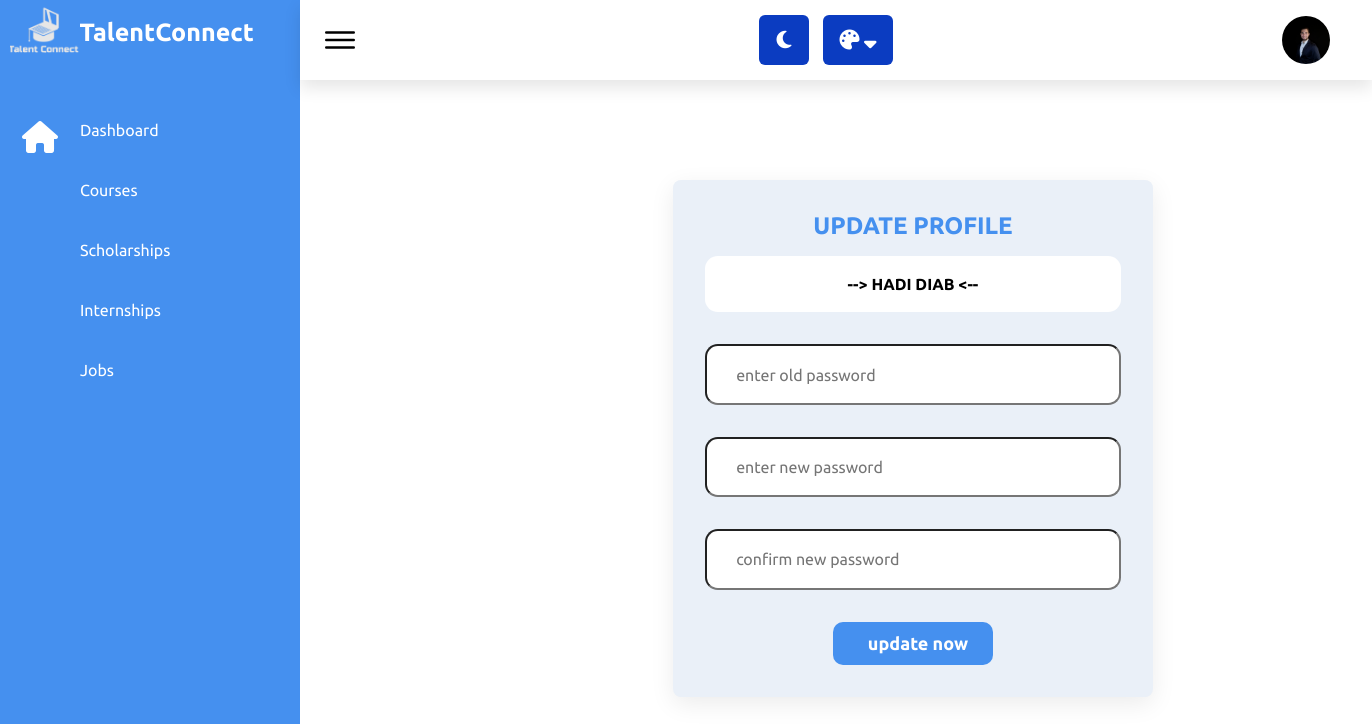
The page /individual/changePassword.php (signed in) on the database its author committed.
### tables this page shows
CREATE TABLE `individuals` (
  `individual_ID` int(11) NOT NULL,
  `individual_Name` varchar(50) NOT NULL,
  `individual_Password` varchar(50) NOT NULL,
  `individual_Email` varchar(50) NOT NULL,
  `individual_PhoneNumber` int(50) NOT NULL,
  `individual_Major` varchar(50) NOT NULL,
  `Is_Graduated` tinyint(1) NOT NULL,
  `individual_Country` varchar(50) NOT NULL,
  `individual_photo` text NOT NULL,
  `individual_Status` varchar(10) NOT NULL,
  `individual_JoinDate` date NOT NULL DEFAULT current_timestamp(),
  `individual_Linkedin` varchar(255) NOT NULL,
  `individual_About` text NOT NULL
);

### individual/changePassword.php (the view, shortened to what this page needs)
<?php
require_once "structural_IndividualPage.php";
?>
         <?php
            $select_profile = mysqli_query($conn, "SELECT * FROM `individuals` WHERE individual_ID = '$individual_ID'");
            $fetch_profile = mysqli_fetch_assoc($select_profile)
         ?>
            <div class="details">
                <section class="form-container" style="margin-top: 5rem;">
                <form action="" method="post">
                    <h3>update profile</h3>
                    <h3 style="color:black ;" name="name" class="box">--> <?= $fetch_profile['individual_Name']; ?> <--</h2>
                    <input type="password" required style="color:black ;" name="old_pass" placeholder="enter old password" maxlength="20"  class="box" oninput="this.value = this.value.replace(/\s/g, '')">
                    <input type="password" required style="color:black ;" name="new_pass" placeholder="enter new password" maxlength="20"  class="box" oninput="this.value = this.value.replace(/\s/g, '')">
                    <input type="password" required style="color:black ;" name="confirm_pass" placeholder="confirm new password" maxlength="20"  class="box" oninput="this.value = this.value.replace(/\s/g, '')">
                    <div class="button">
                        <input type="submit" value="update now"  name="submit">
                    </div>
                </form>
                </section>
            </div>
        </div>
    </div>
    <link rel="stylesheet" href="assets/css/add-admin.css">
</body>
</html>

### individual/structural_IndividualPage.php (shortened to what this page needs)
<?php
include "../connection.php";
if(!isset($_SESSION['individual_ID'])){
    header('location:../userRegistration.php');
    exit();
}
else{
    $individual_ID = $_SESSION['individual_ID'];
    }
?>
<!DOCTYPE html>
<html lang="en">
    <head>
        <link rel="stylesheet" href="assets/css/style.css">
        <link rel="stylesheet" href="assets/css/empty.css">
        <link rel="stylesheet" href="assets/css/profile.css">
        <link rel="stylesheet" href="assets/css/dark.css">
        <link rel="stylesheet" href="assets/css/alert.css">
        <link rel="stylesheet" href="assets/css/customers.css">
        <link rel="stylesheet" href="assets/css/navbar.css">
        <link rel="stylesheet" href="assets/css/commonStyle.css">
        <link rel="stylesheet" href="https://site-assets.fontawesome.com/releases/v6.4.0/css/all.css">
    </head>
<link rel="stylesheet" href="../css/scrolbtn.css">
    <body>
        <div class="container">
            <div class="navigation">
                <ul>
                    <li>
                        <a href="home.html" >
                            <span class="title" style="font-weight:600 ; font-size:25px; display: flex;     padding-top: 2px;     margin-left: -13px;">
                                <img src="assets/imgs/talentConnectLOGO.png" style="height: 100%; filter: invert(0.9);" alt="">
                                TalentConnect
                            </span>
                        </a>
                    </li>
                    <li>
                        <a href="home.php" id="Dashboard-LeftBar">
                            <span class="icon">
                                <i class="fa-solid fa-house fa-2xl"></i>
                            </span>
                            <span class="title">Dashboard</span>
                        </a>
                    </li>
                    <li>
                        <a href="courses.php" id="Courses-LeftBar">
                            <span class="icon">
                            </span>
                            <span class="title">Courses</span>
                        </a>
                    </li>
                    <li>
                        <a href="scholarships.php" id="Scholarship-LeftBar">
                            <span class="icon">
                            </span>
                            <span class="title">Scholarships</span>
                        </a>
                    </li>
                    <li>
                        <a href="delivery.php" id="InternshipManagement-LeftBar">
                            <span class="icon">
                            </span>
                            <span class="title">Internships</span>
                        </a>
                    </li>
                    <li>
                        <a href="jobs.php" id="Job-LeftBar">
                            <span class="icon">
                            </span>
                            <span class="title">Jobs</span>
                        </a>
                    </li>
                </ul>
            </div>
            <div class="main">
                <div class="topbar" style="box-shadow:0 .5rem 1rem rgba(0,0,0,.1); height:5rem;">
                    <div class="toggle">
                        <ion-icon name="menu-outline"></ion-icon>
                    </div>
                    <div class="appearance">
                        <div class="light-dark">
                            <i class="btn fas fa-moon" data-color="#e4e6eb #e4e6eb #24292D #24292D #242526"></i>
                        </div>
                        <div class="color-icon">
                            <div class="icons">
                                <i class="fas fa-palette"></i>
                                <i class="fas fa-sort-down arrow"></i>
                            </div>
                        </div>
                    </div>
                    <?php
                                $select_profile = mysqli_query($conn, "SELECT individual_Name, individual_photo FROM `individuals` WHERE  individual_ID = '$individual_ID'");
                                $fetch_profile = mysqli_fetch_assoc($select_profile);
                            ?>
                    <div class="user" style="border-radius:50%; margin-right:2rem; width:3rem; height:3rem; ">
                    <?php
                        if(empty($fetch_profile['individual_photo'])){
                            ?>
                            <ion-icon name="person-outline" id="user-btn" style=" margin:.5rem; font-size:40px; font-weight:500;margin-left:.3rem;margin-right:5rem;  border-radius:50%;"></ion-icon>
                    <?php
                        }else{
                            ?>
                            <img id="user-btn" src="../images/individuals_images/<?= $fetch_profile['individual_photo']; ?>" alt="<?= $fetch_profile['individual_Name']; ?>" srcset="">
                    <?php
                        }
                    ?>
                    </div>
                </div>

### individual/assets/css/style.css (style rules this page uses)
* { font-family: "Ubuntu", sans-serif; margin: 0; padding: 0; box-sizing: border-box; text-decoration: none; }
:root { --white: #fff; --black: #24292d; --nav-main: #4590ef; --switchers-main: #303d61; --gray: #f5f5f5; --black2: #999; }
body { min-height: 100vh; overflow-x: hidden; }
.container { position: relative; width: 100%; }
.navigation { position: fixed; width: 300px; height: 100%; background: var(--nav-main); border-left: 10px solid var(--nav-main); transition: 0.5s; overflow: hidden; }
.navigation ul { position: absolute; top: 0; left: 0; width: 100%; }
.navigation ul li { position: relative; width: 100%; list-style: none; border-top-left-radius: 30px; border-bottom-left-radius: 30px; }
.navigation ul li:nth-child(1) { margin-bottom: 40px; pointer-events: none; }
.navigation ul li a { position: relative; display: block; width: 100%; display: flex; text-decoration: none; color: var(--white); }
.navigation ul li a .icon { position: relative; display: block; min-width: 60px; height: 60px; line-height: 56px; text-align: center; }
.navigation ul li a .title { position: relative; display: block; padding: 0 10px; height: 60px; line-height: 60px; text-align: start; white-space: nowrap; }
.main { position: absolute; width: calc(100% - 300px); left: 300px; min-height: 100vh; background: var(--white); transition: 0.5s; }
.topbar { width: 100%; height: 60px; display: flex; justify-content: space-between; align-items: center; padding: 0 10px; box-shadow:0 .5rem 1rem rgba(0,0,0,.1); }
.toggle { position: relative; width: 60px; height: 60px; display: flex; justify-content: center; align-items: center; font-size: 2.5rem; cursor: pointer; }
.user { position: relative; width: 40px; height: 40px; border-radius: 50%; overflow: hidden; cursor: pointer; }
.user img { position: absolute; top: 0; left: 0; width: 100%; height: 100%; object-fit: cover; }
.details { position: relative; width: 100%; padding: 20px; display: grid; grid-template-columns: 2fr 1fr; grid-gap: 30px; }

### individual/assets/css/empty.css (style rules this page uses)
* { font-family: "Ubuntu", sans-serif; margin: 0; padding: 0; box-sizing: border-box; text-decoration: none; }
:root { --white: #fff; --black: #24292d; --nav-main: #4590ef; --switchers-main: #0b3cc1; --gray: #f5f5f5; --black2: #999; }

### individual/assets/css/profile.css (style rules this page uses)
* { font-family: "Ubuntu", sans-serif; margin: 0; padding: 0; box-sizing: border-box; text-decoration: none; }
:root { --white: #fff; --black: #24292d; --nav-main: #4590ef; --switchers-main: #0b3cc1; --gray: #f5f5f5; --black2: #999; }

### individual/assets/css/dark.css (style rules this page uses)
:root { --white: #fff; --black: #24292d; --nav-main: #4590ef; --switchers-main: #0b3cc1; --gray: #f5f5f5; --black2: #999; }
.appearance { display: flex; align-items: center; }
.appearance .light-dark, .appearance .icons { height: 50px; width: 50px; border-radius: 6px; line-height: 50px; text-align: center; color: white; font-size: 20px; background: var(--switchers-main); cursor: pointer; }
.appearance .light-dark i, .appearance .icons i { opacity: 1; }
.appearance .light-dark i { height: 100%; width: 100%; }
.appearance .color-icon { position: relative; }
.appearance .icons { width: 70px; height: 50px; margin-left: 14px; }

### individual/assets/css/customers.css (style rules this page uses)
* { font-family: "Ubuntu", sans-serif; margin: 0; padding: 0; box-sizing: border-box; text-decoration: none; }
:root { --white: #fff; --black: #24292d; --nav-main: #4590ef; --switchers-main: #0b3cc1; --gray: #f5f5f5; --black2: #999; }
.details { position: relative; width: 100%; padding: 20px; display: grid; grid-template-columns: 2fr 1fr; grid-gap: 30px; }

### individual/structural_IndividualPage.php (style rules this page uses)
input { text-indent: 10px; }

### rows shown on the page
individuals: individual_photo (picture), individual_Name "HADI DIAB"
